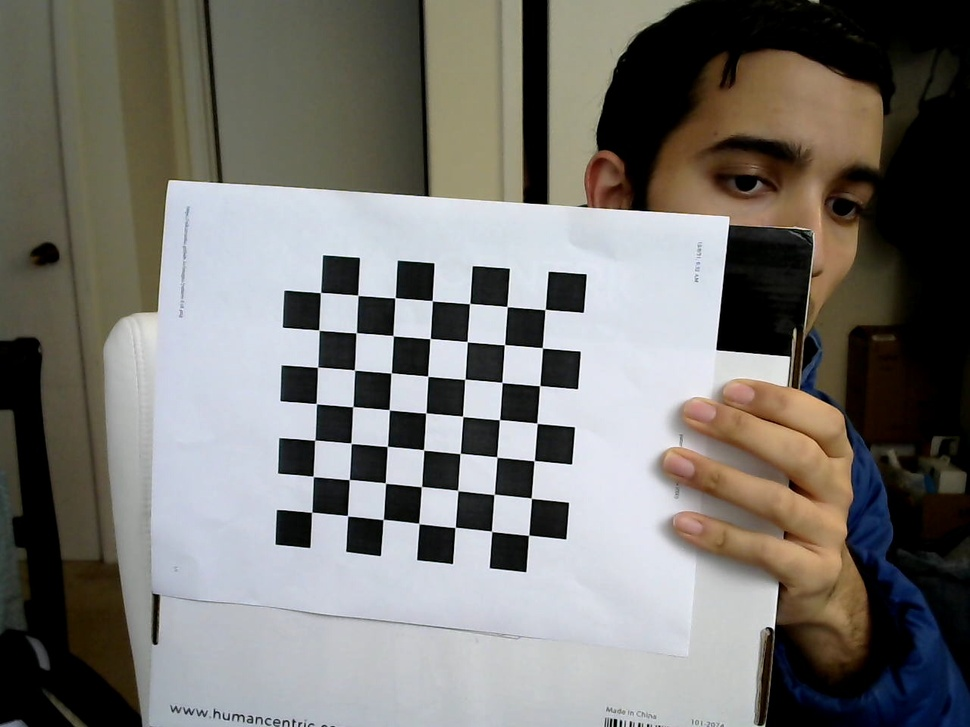
#> input picture calibration_images/calibration_image0.jpg, 970 x 727 px, shrunk from 1280 x 960 before the run; its folder holds only this picture in this run
$ python camera_calibration.py
#> lines starting #> are read from the running program, lines starting #| are printed output that depends on the picture; after the words box and inside, x2 and y2 are one past the last pixel; in counts of white or black regions, pixels touching at a corner belong together; long printed decimals are rounded
import numpy as np
import cv2
import glob
import yaml
#import pathlib

# termination criteria
criteria = (cv2.TERM_CRITERIA_EPS + cv2.TERM_CRITERIA_MAX_ITER, 30, 0.001)
# prepare object points, like (0,0,0), (1,0,0), (2,0,0) ....,(6,5,0)
objp = np.zeros((7*7,3), np.float32)
objp[:,:2] = np.mgrid[0:7,0:7].T.reshape(-1,2)
# Arrays to store object points and image points from all the images.
objpoints = [] # 3d point in real world space
imgpoints = [] # 2d points in image plane.

images = glob.glob(r'calibration_images/*.jpg')

# path = 'results'
# pathlib.Path(path).mkdir(parents=True, exist_ok=True)

found = 0
for fname in images:  # Here, 10 can be changed to whatever number you like to choose
    img = cv2.imread(fname) # Capture frame-by-frame
#> img is the input picture: shape (727, 970, 3); mean B, G, R 112.6, 116.9, 118.8
    #print(images[im_i])
    gray = cv2.cvtColor(img, cv2.COLOR_BGR2GRAY)
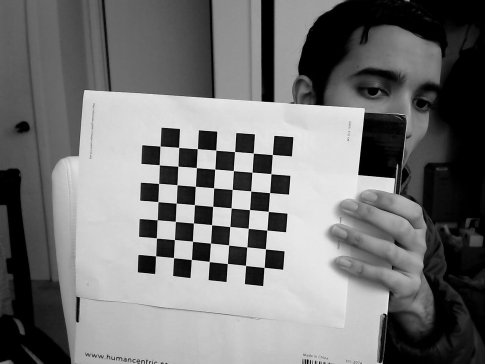
#> gray: shape (727, 970) (shown at 1/2 size); min 0, max 255, mean 117
    # Find the chess board corners
    ret, corners = cv2.findChessboardCorners(gray, (7,7), None)
#> ret = True; corners = 49 rows, first 8: [320.5, 292.6], [357.8, 295.2], [395, 297.8], [432.1, 300.7], [469.6, 303.6], [507, 306.5], [545, 309.4], [318.8, 329.8]
    # If found, add object points, image points (after refining them)
    if ret == True:
        objpoints.append(objp)   # Certainly, every loop objp is the same, in 3D.
        corners2 = cv2.cornerSubPix(gray,corners,(11,11),(-1,-1),criteria)
#> corners2 = 49 rows, first 8: [320.5, 292.6], [357.8, 295.3], [395, 297.7], [432.3, 300.8], [469.6, 303.6], [507.1, 306.6], [545.2, 309.5], [318.9, 330.2]
        imgpoints.append(corners2)
        # Draw and display the corners
        img = cv2.drawChessboardCorners(img, (7,7), corners2, ret)
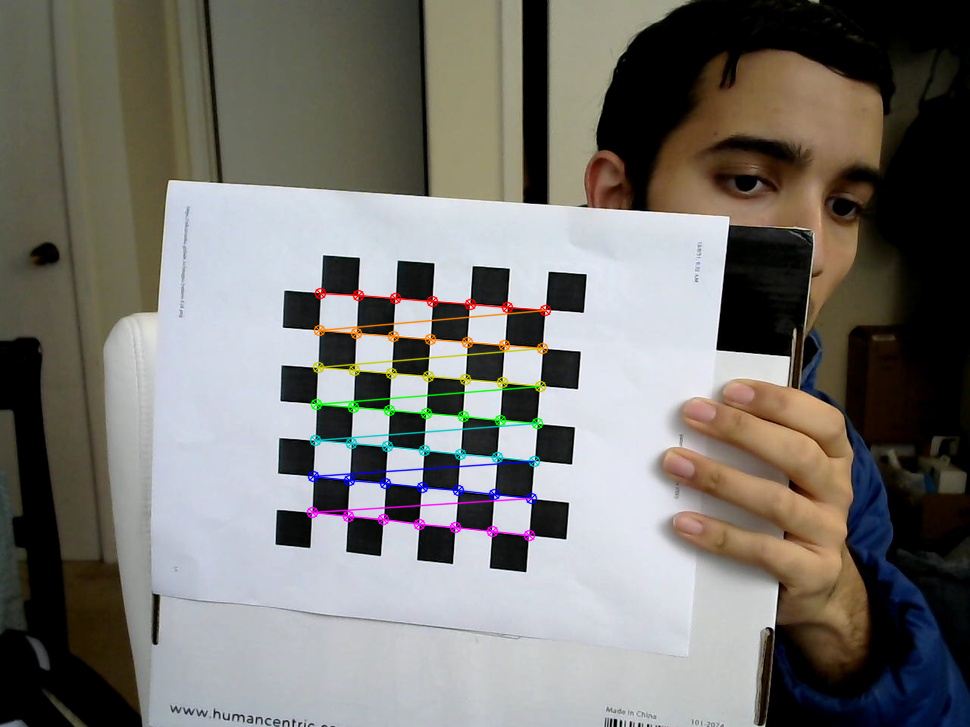
#> img: shape (727, 970, 3); 1.77% of pixels changed, all inside (x1, y1, x2, y2) = (306, 287, 552, 542)
        found += 1
        cv2.imshow('img', img)
        cv2.waitKey(500)
        # if you want to save images with detected corners
        # uncomment following 2 lines and lines 5, 18 and 19
        # image_name = path + '/calibresult' + str(found) + '.png'
        # cv2.imwrite(image_name, img)

print("Number of images used for calibration: ", found)

# When everything done, release the capture
# cap.release()
cv2.destroyAllWindows()

# calibration
ret, mtx, dist, rvecs, tvecs = cv2.calibrateCamera(objpoints, imgpoints, gray.shape[::-1], None, None)
#> ret = 0.236; mtx = [[627.9, 0, 493.2], [0, 635.9, 333.3], [0, 0, 1]]; dist = [[0.189, -0.288, 0.0124, -0.0146, -1.57]]; rvecs = ([0.134, 0.125, 0.0722],); tvecs = ([-4.58, -1.09, 17.03],)

# transform the matrix and distortion coefficients to writable lists
data = {'camera_matrix': np.asarray(mtx).tolist(),
        'dist_coeff': np.asarray(dist).tolist()}
#> data = {'camera_matrix': [[627.9, 0, 493.2], [0, 635.9, 333.3], [0, 0, 1]], 'dist_coeff': [[0.189, -0.288, 0.0124, -0.0146, -1.57]]}
print(data)
#| {'camera_matrix': [[627.854, 0.0, 493.160], [0.0, 635.880, 333.256], [0.0, 0.0, 1.0]], 'dist_coeff': [[0.1892, -0.2884, 0.01243, -0.0146, -1.574]]}
# and save it to a file
with open("calibration_matrix.yaml", "w") as f:
    yaml.dump(data, f)

# done

$ run again, on calibration_images/calibration_image6.jpg
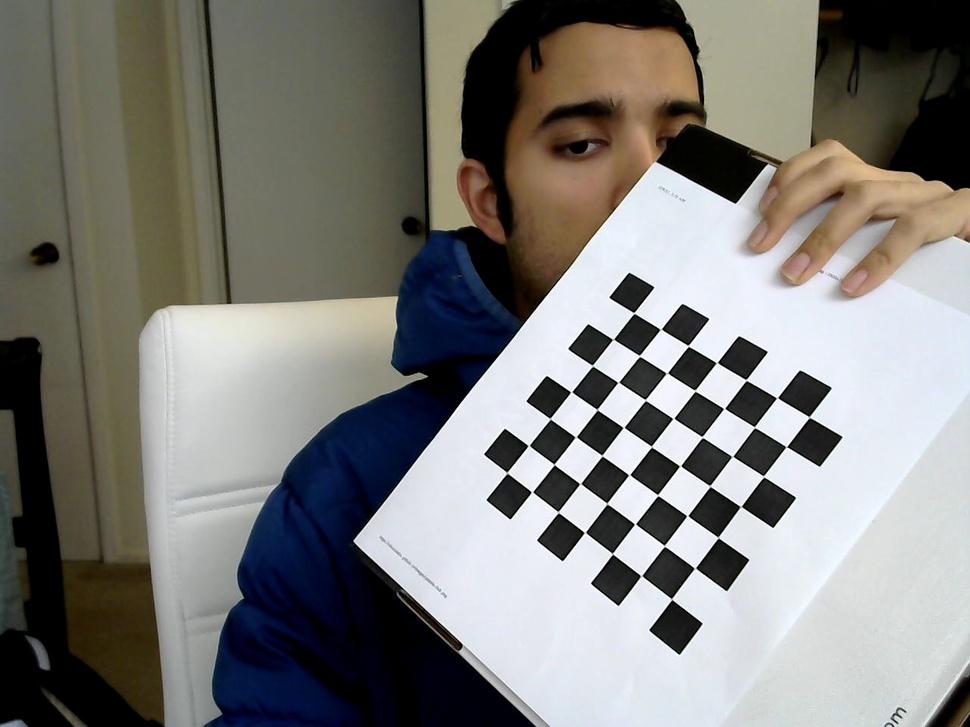
#> input picture calibration_images/calibration_image6.jpg, 970 x 727 px, shrunk from 1280 x 960 before the run
#> img is the input picture: shape (727, 970, 3); mean B, G, R 121.6, 125.4, 126.2
#> `gray = cv2.cvtColor(img, cv2.COLOR_BGR2GRAY)`:
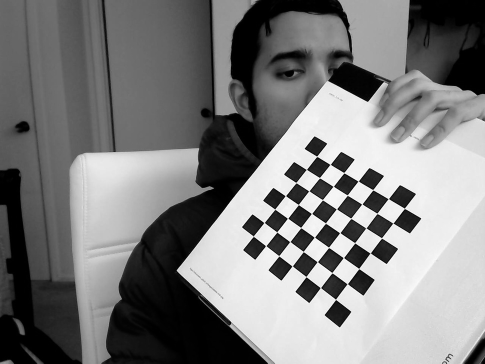
#> gray: shape (727, 970) (shown at 1/2 size); min 0, max 255, mean 125.2
#> `ret, corners = cv2.findChessboardCorners(gray, (7,7), None)`: ret = True; corners = 49 rows, first 8: [633.9, 313], [660.8, 329.1], [688.2, 345.9], [716.9, 362.5], [746, 380], [777.2, 397.7], [809.3, 417.3], [613.1, 339.4]
#> corners2 = 49 rows, first 8: [633.9, 312.9], [660.7, 329.2], [688.3, 345.8], [716.7, 362.6], [746.1, 380], [777, 397.8], [809.3, 417], [613.1, 339.3]
#> `img = cv2.drawChessboardCorners(img, (7,7), corners2, ret)`:
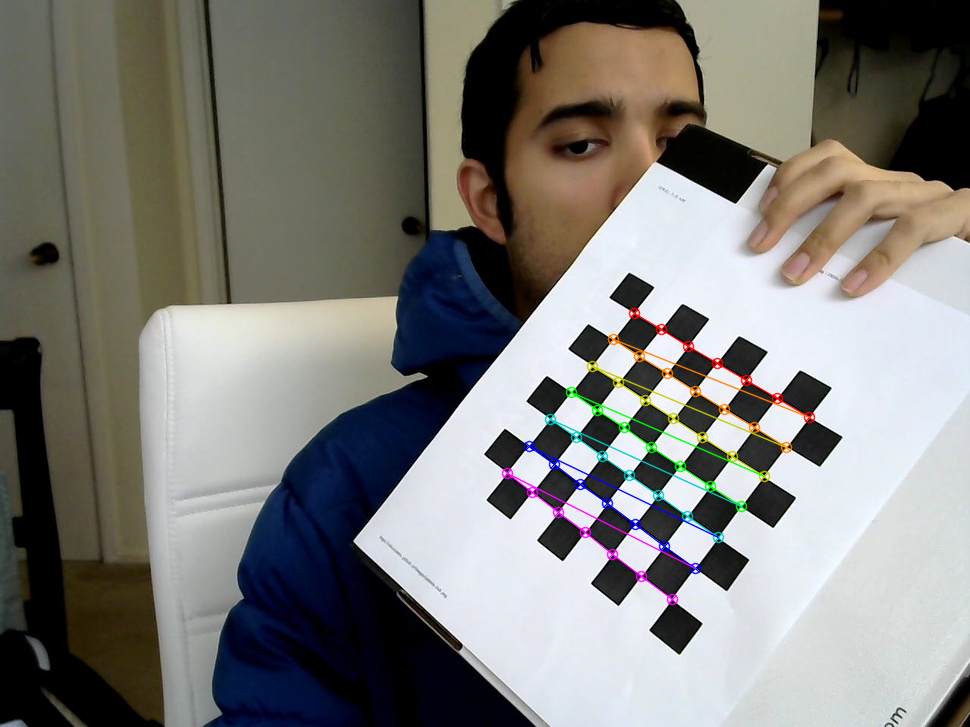
#> img: shape (727, 970, 3); 1.56% of pixels changed, all inside (x1, y1, x2, y2) = (501, 307, 816, 606)
#> `ret, mtx, dist, rvecs, tvecs = cv2.calibrateCamera(objpoints, imgpoint..`: ret = 0.196; mtx = [[1067, 0, 475.4], [0, 1090.8, 291.5], [0, 0, 1]]; dist = [[0.56, -4.23, -0.0526, -0.0242, 17.63]]; rvecs = ([-0.371, 0.498, 0.624],); tvecs = ([4.74, 0.666, 31.81],)
#> data = {'camera_matrix': [[1067, 0, 475.4], [0, 1090.8, 291.5], [0, 0, 1]], 'dist_coeff': [[0.56, -4.23, -0.0526, -0.0242, 17.63]]}
#| {'camera_matrix': [[1066.971, 0.0, 475.433], [0.0, 1090.847, 291.529], [0.0, 0.0, 1.0]], 'dist_coeff': [[0.5596, -4.233, -0.05257, -0.02423, 17.630]]}
